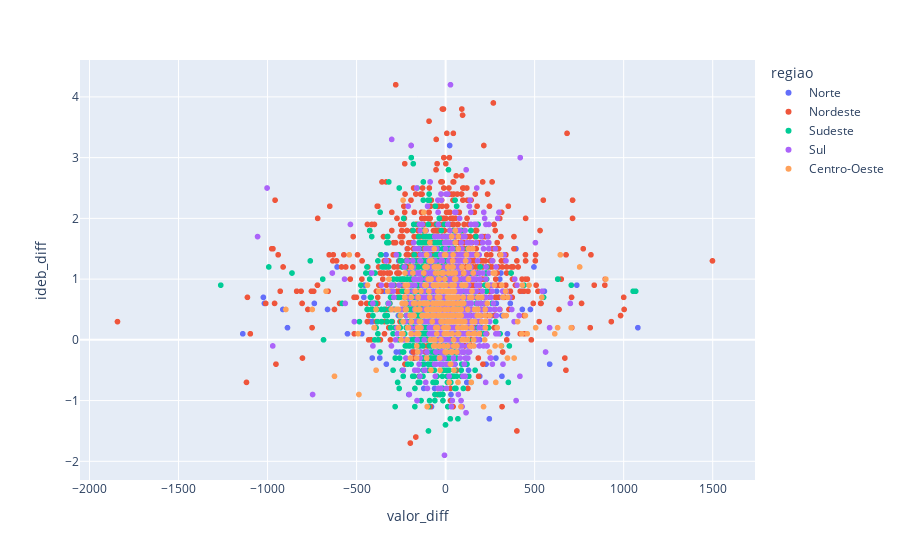

Notebook cell for this chart:
### Code cell
fig = px.scatter(tabela_despesas_ideb, x="valor_diff", y="ideb_diff", color="regiao", hover_data=['municipio'])
fig.show()

### Figure 1 — Plotly figure (JSON) as saved in the notebook; plotly's stock layout.template omitted (floating-point values rounded to 4 significant figures; data arrays with more than 128 entries replaced by an {"elided": "..."} marker saying what was removed)
{"data": [{"customdata": {"elided": "433x1 str values"}, "hovertemplate": "regiao=Norte<br>valor_diff=%{x}<br>ideb_diff=%{y}<br>municipio=%{customdata[0]}<extra></extra>", "legendgroup": "Norte", "marker": {"color": "#636efa", "symbol": "circle"}, "mode": "markers", "name": "Norte", "showlegend": true, "type": "scattergl", "x": {"elided": "433 float values"}, "xaxis": "x", "y": {"elided": "433 float values"}, "yaxis": "y"}, {"customdata": {"elided": "1775x1 str values"}, "hovertemplate": "regiao=Nordeste<br>valor_diff=%{x}<br>ideb_diff=%{y}<br>municipio=%{customdata[0]}<extra></extra>", "legendgroup": "Nordeste", "marker": {"color": "#EF553B", "symbol": "circle"}, "mode": "markers", "name": "Nordeste", "showlegend": true, "type": "scattergl", "x": {"elided": "1775 float values"}, "xaxis": "x", "y": {"elided": "1775 float values"}, "yaxis": "y"}, {"customdata": {"elided": "1600x1 str values"}, "hovertemplate": "regiao=Sudeste<br>valor_diff=%{x}<br>ideb_diff=%{y}<br>municipio=%{customdata[0]}<extra></extra>", "legendgroup": "Sudeste", "marker": {"color": "#00cc96", "symbol": "circle"}, "mode": "markers", "name": "Sudeste", "showlegend": true, "type": "scattergl", "x": {"elided": "1600 float values"}, "xaxis": "x", "y": {"elided": "1600 float values"}, "yaxis": "y"}, {"customdata": {"elided": "1116x1 str values"}, "hovertemplate": "regiao=Sul<br>valor_diff=%{x}<br>ideb_diff=%{y}<br>municipio=%{customdata[0]}<extra></extra>", "legendgroup": "Sul", "marker": {"color": "#ab63fa", "symbol": "circle"}, "mode": "markers", "name": "Sul", "showlegend": true, "type": "scattergl", "x": {"elided": "1116 float values"}, "xaxis": "x", "y": {"elided": "1116 float values"}, "yaxis": "y"}, {"customdata": {"elided": "450x1 str values"}, "hovertemplate": "regiao=Centro-Oeste<br>valor_diff=%{x}<br>ideb_diff=%{y}<br>municipio=%{customdata[0]}<extra></extra>", "legendgroup": "Centro-Oeste", "marker": {"color": "#FFA15A", "symbol": "circle"}, "mode": "markers", "name": "Centro-Oeste", "showlegend": true, "type": "scattergl", "x": {"elided": "450 float values"}, "xaxis": "x", "y": {"elided": "450 float values"}, "yaxis": "y"}], "layout": {"legend": {"title": {"text": "regiao"}, "tracegroupgap": 0}, "margin": {"t": 60}, "xaxis": {"anchor": "y", "domain": [0, 1], "title": {"text": "valor_diff"}}, "yaxis": {"anchor": "x", "domain": [0, 1], "title": {"text": "ideb_diff"}}}}
